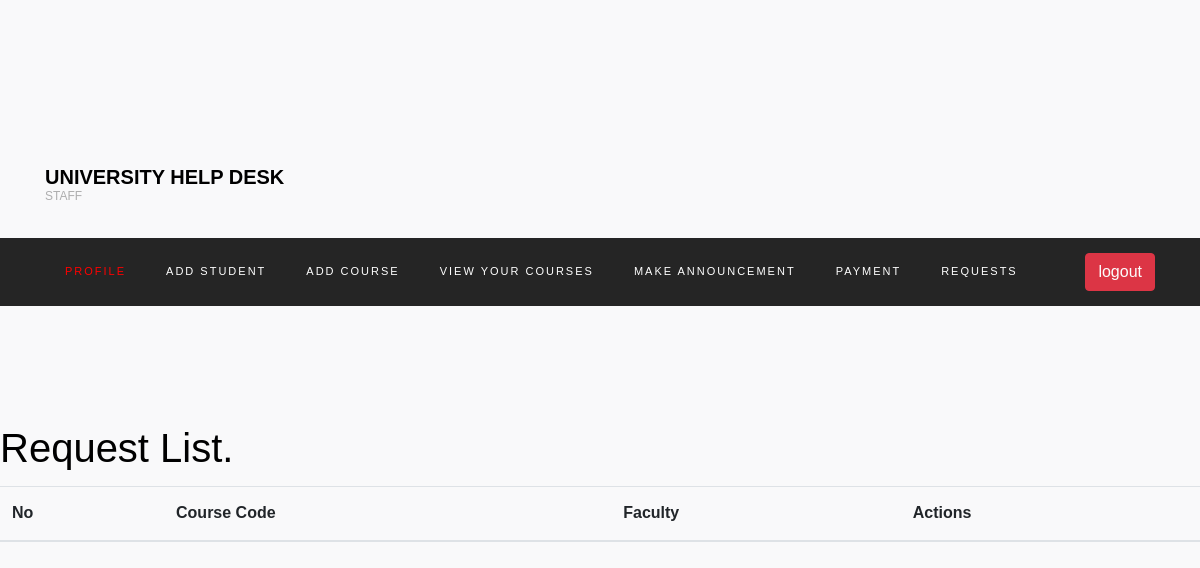
The app's page /request_list/ (signed in), older data.
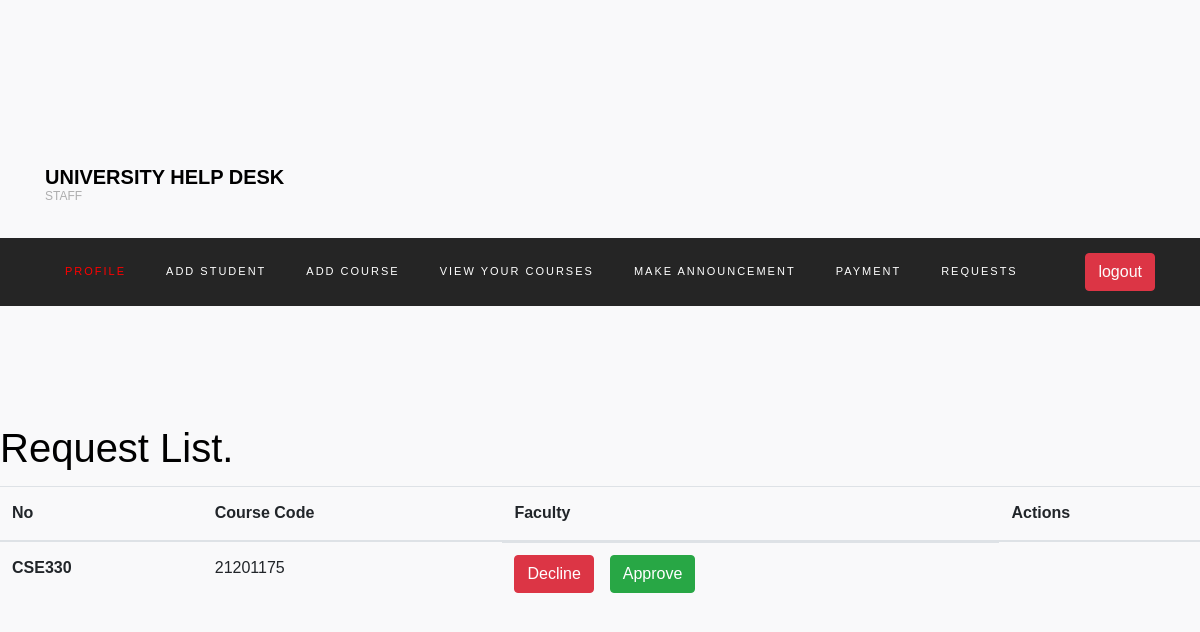
The same page, newer data.
### login/models.py (models this page shows, shortened)
class Request(models.Model):
    student = models.ForeignKey(Student, on_delete=models.CASCADE)
    course = models.ForeignKey(Course, on_delete=models.CASCADE)
    faculty = models.ForeignKey(Faculty, on_delete=models.CASCADE)
    request_date = models.DateTimeField(default=datetime.now, blank=True)
    status = models.BooleanField(default=None, null=True)
    is_approved = models.BooleanField(default=False)

class Course(models.Model):
    course_faculty = models.ForeignKey(
        Faculty, on_delete=models.CASCADE, null=True, blank=True)
    course_id = models.CharField(max_length=10, null=True, blank=True)
    course_name = models.TextField(max_length=100, unique=True)
    course_description = models.TextField(
        max_length=200, blank=True, null=True)
    course_credit = models.IntegerField()
    course_department = models.CharField(max_length=100, blank=True, null=True)
    start_time = models.TimeField(null=True, blank=True)
    end_time = models.TimeField(null=True, blank=True)
    def __str__(self):
        return str(self.course_id)

class Student(models.Model):
    user = models.ForeignKey(User, on_delete=models.CASCADE)
    student_id = models.CharField(
        max_length=10, unique=True, null=True, blank=True)
    phone = models.CharField(max_length=200, blank=True, null=True)
    department = models.CharField(max_length=200, blank=True, null=True)
    enrolled_semester = models.CharField(max_length=200, blank=True, null=True)
    is_approved = models.BooleanField(default=False, null=True, blank=True)
    def __str__(self):
        return self.student_id

### login/views.py (the view, shortened to what this page needs)
# urls.py: path('request_list/', views.request_list, name='request_list'),
def request_list(request):
    teacher_requests = Request.objects.filter(faculty=request.user.faculty)
    return render(request, 'request_list.html', {'teacher_requests': teacher_requests})

### templates/request_list.html (shortened to what this page needs)
{%extends 'faculty_base.html' %}
{%block main-content%}
<section>
    <h1>Request List.</h1>
    <table class="table table-hover">
        <thead>
            <tr>
                <th scope="col">No</th>
                <th scope="col">Course Code</th>
                <th scope="col">Faculty</th>
                <th scope="col">Actions</th>
            </tr>
        </thead>
        <tbody>
            {% for request in teacher_requests %}
            <tr>
                <th scope="row">{{ request.course }}</th>
                <td>{{ request.student }}</td>
                <td style="display: flex;gap:1em;">
                    {% if not request.is_approved %}
                    <form method="post" action="{% url 'request_list' %}">
                        <button type="submit" class="btn btn-danger">Decline</button>
                    </form>
                    <form method="post" action="{% url 'request_list' %}">
                        <button type="submit" class="btn btn-success">Approve</button>
                    </form>
                    {% else %}
                    <span class="badge badge-success">Approved</span>
                    {% endif %}
                </td>
            </tr>
            {% endfor %}
        </tbody>
    </table>
</section>
{%endblock main-content%}

Row changes from the older to the newer data that the page shows:
added Request: course "CSE330", student "21201175"
